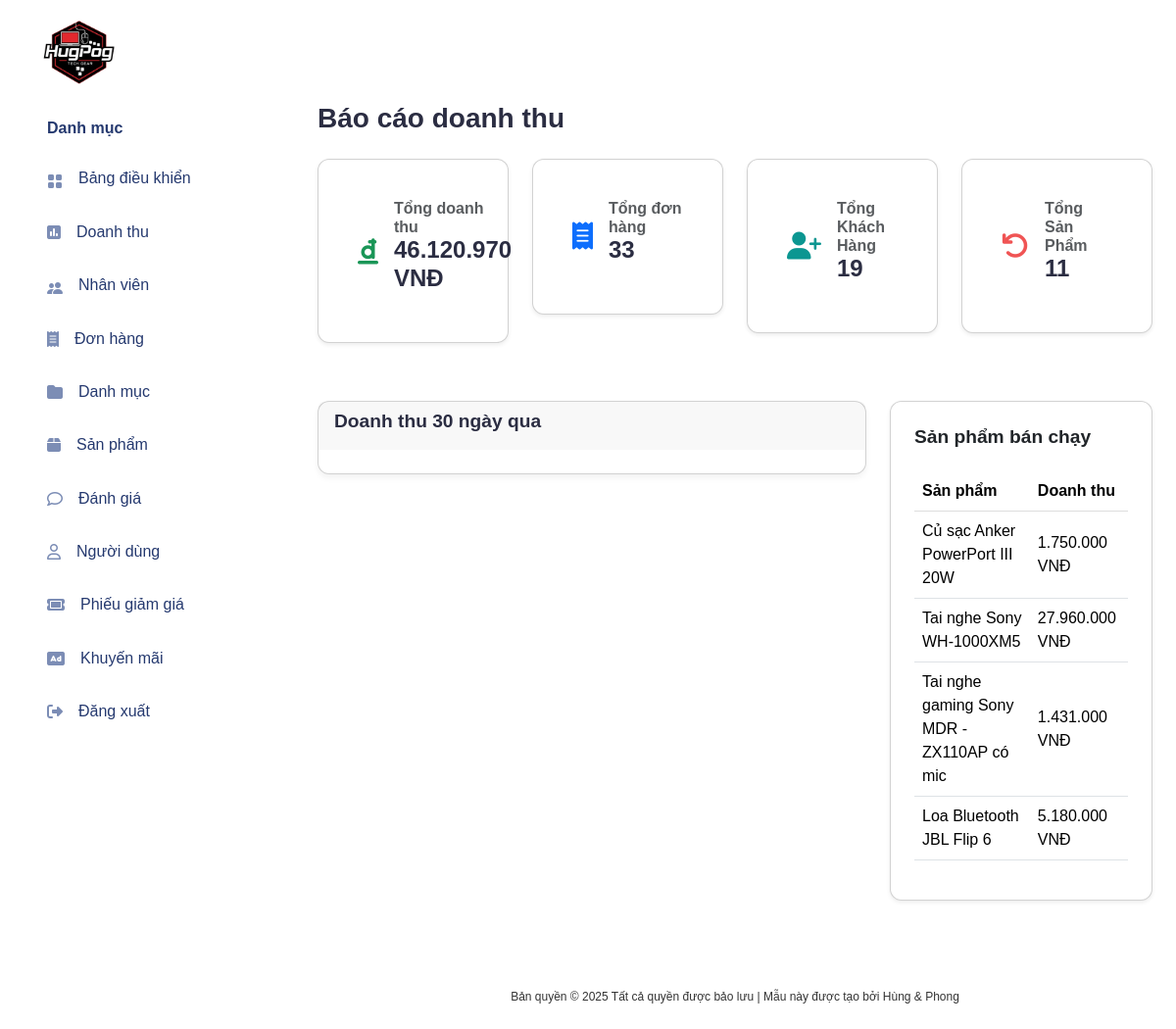
/public/admin/revenue_report.php (signed in), run on the app's committed database.
### tables this page shows
CREATE TABLE `products` (
  `id` int(11) NOT NULL,
  `category_id` int(11) DEFAULT NULL,
  `name` varchar(200) NOT NULL,
  `brand` varchar(100) DEFAULT NULL,
  `description` text DEFAULT NULL,
  `price` decimal(15,2) NOT NULL,
  `stock` int(11) NOT NULL DEFAULT 0,
  `image_url` varchar(255) DEFAULT NULL,
  `status` enum('active','inactive') DEFAULT 'active',
  `created_at` datetime DEFAULT current_timestamp()
);

### public/admin/revenue_report.php (called while the page is built, shortened)
<?php
$dashboardController = new DashboardController();
$data = $dashboardController->getDashboardData();
$total_revenue = $data['total_revenue'];
$total_orders = $data['total_orders'];
$total_users = $data['total_users'];
$total_products = $data['total_products'];
$top_products = $data['top_products'] ?? [];
include __DIR__ . '/../../view/admin/revenue_report.php';

### models/OrderModel.php (called while the page is built, shortened)
<?php
class OrderModel
{
    public function getTotalOrders()
    {
        $conn = db_connect();
        $sql = "SELECT COUNT(*) as total FROM orders";
        $result = $conn->query($sql);
        $row = $result->fetch_assoc();
        return $row ? $row['total'] : 0;
    }
    public function getTotalRevenueToday()
    {
        $conn = db_connect();
        $sql = "SELECT SUM(total_amount) as total FROM orders WHERE DATE(created_at) = CURDATE() AND status = 'Thành công'";
        $result = $conn->query($sql);
        $row = $result->fetch_assoc();
        return $row ? $row['total'] : 0;
    }
    public function getTotalRevenueMonth()
    {
        $conn = db_connect();
        $sql = "SELECT SUM(total_amount) as total FROM orders WHERE MONTH(created_at) = MONTH(CURDATE()) AND YEAR(created_at) = YEAR(CURDATE()) AND status = 'Thành công'";
        $result = $conn->query($sql);
        $row = $result->fetch_assoc();
        return $row ? $row['total'] : 0;
    }
    public function getTotalRevenueAll()
    {
        $conn = db_connect();
        $sql = "SELECT SUM(total_amount) AS total
                FROM orders
                WHERE status = 'Thành công'";
        $result = $conn->query($sql);
        $row = $result->fetch_assoc();
        return $row ? (float)$row['total'] : 0;
    }
    public function getRecentOrders($limit = 5)
    {
        $conn = db_connect();
        $sql = "SELECT o.id, u.full_name, o.total_amount, o.status, o.created_at
            FROM orders o
            JOIN users u ON o.user_id = u.id
            ORDER BY o.created_at DESC
            LIMIT ?";
        $stmt = $conn->prepare($sql);
        $stmt->bind_param("i", $limit);
        $stmt->execute();
        $result = $stmt->get_result();
        $orders = $result->fetch_all(MYSQLI_ASSOC);
        return $orders;
    }
}

### includes/controllers/DashboardController.php (called while the page is built, shortened)
<?php
class DashboardController
{
    private $orderModel;
    private $productModel;
    private $userModel;
    private $staffModel;
    public function __construct()
    {
        $this->orderModel = new OrderModel();
        $this->productModel = new ProductModel();
        $this->userModel = new UserModel();
        $this->staffModel = new StaffModel();
    }
    public function getDashboardData()
    {
        $total_revenue = $this->orderModel->getTotalRevenueAll();
        $total_orders = $this->orderModel->getTotalOrders();
        $total_products = $this->productModel->getTotalProducts();
        $total_users = $this->userModel->getTotalUsers();
        $total_staff = $this->staffModel->getTotalStaff();
        $total_revenue_today = $this->orderModel->getTotalRevenueToday();
        $total_revenue_month = $this->orderModel->getTotalRevenueMonth();
        $recent_orders = $this->orderModel->getRecentOrders(5);
        $recent_products = $this->productModel->getRecentProducts(5);
        $revenue_chart_data = $this->orderModel->getRevenueDataLast30Days();
        $top_products = $this->orderModel->getTopSellingProducts(4);
        return [
            'total_revenue' => $total_revenue,
            'total_orders' => $total_orders,
            'total_products' => $total_products,
            'total_users' => $total_users,
            'total_staff' => $total_staff,
            'total_revenue_today' => $total_revenue_today,
            'total_revenue_month' => $total_revenue_month,
            'recent_orders' => $recent_orders,
            'recent_products' => $recent_products,
            'revenue_chart_data' => $revenue_chart_data,
            'top_products' => $top_products,
        ];
    }
}

### models/ProductModel.php (called while the page is built, shortened)
<?php
class ProductModel
{
    public function getTotalProducts()
    {
        $conn = db_connect();
        $query = "SELECT COUNT(*) as total FROM products";
        try {
            $result = $conn->query($query);
            $row = $result->fetch_assoc();
            $total = $row['total'] ?? 0;
            return (int)$total;
        } catch (\Exception $e) {
            error_log("Lỗi lấy tổng số sản phẩm: " . $e->getMessage());
            return 0;
        } finally {
            if (isset($conn)) {
                $conn->close();
            }
        }
    }
    public function getRecentProducts($limit = 5)
    {
        $conn = db_connect();
        $sql = "SELECT p.*, c.name AS category_name,
                   pd.discount_percent,
                   (p.price * (1 - pd.discount_percent / 100)) as discounted_price
            FROM products p
            LEFT JOIN categories c ON p.category_id = c.id
            LEFT JOIN product_discounts pd ON p.id = pd.product_id AND CURDATE() BETWEEN pd.start_date AND pd.end_date
            WHERE p.status = 'active'
            ORDER BY p.created_at DESC
            LIMIT ?";
        $stmt = $conn->prepare($sql);
        $stmt->bind_param('i', $limit);
        $stmt->execute();
        $result = $stmt->get_result();
        $products = $result->fetch_all(MYSQLI_ASSOC);
        return $products;
    }
}

### models/UserModel.php (called while the page is built, shortened)
<?php
class UserModel
{
    public function getTotalUsers()
    {
        $conn = db_connect();
        $sql = "SELECT COUNT(*) as total FROM users WHERE status = 'active'";
        $result = $conn->query($sql);
        $row = $result->fetch_assoc();
        return $row ? $row['total'] : 0;
    }
}

### models/StaffModel.php (called while the page is built, shortened)
<?php
class StaffModel
{
    public function getTotalStaff()
    {
        $conn = db_connect();
        $sql = "SELECT COUNT(*) as total FROM staff_accounts WHERE role != 'admin' AND status = 'active'";
        $result = $conn->query($sql);
        $row = $result->fetch_assoc();
        return $row ? $row['total'] : 0;
    }
}

### view/admin/revenue_report.php (the view, shortened to what this page needs)
<?php
function formatCurrencyVN($amount)
{
    return number_format($amount, 0, ',', '.') . ' VNĐ';
}
?>
<!DOCTYPE html>
<html lang="vi">
<head>
    <link href="https://cdn.jsdelivr.net/npm/bootstrap@5.3.2/dist/css/bootstrap.min.css" rel="stylesheet">
    <link href="https://cdn.jsdelivr.net/npm/bootstrap-icons@1.11.1/font/bootstrap-icons.css" rel="stylesheet">
    <link href="https://cdnjs.cloudflare.com/ajax/libs/font-awesome/6.4.2/css/all.min.css" rel="stylesheet">
    <link rel="stylesheet" href="<?php echo BASE_URL; ?>public/css/style.css">
    <link rel="stylesheet" href="<?php echo BASE_URL; ?>public/css/app.css">
</head>
<body>
    <?php include __DIR__ . '../../layout/sidebar.php'; ?>
    <div id="main" class="p-4">
        <div class="page-heading mb-4">
            <h3>Báo cáo doanh thu</h3>
        </div>
        <div class="page-content">
            <div class="row">
                <div class="col-lg-3 col-md-6 mb-4">
                    <div class="card p-3 shadow-sm">
                        <div class="card-body">
                            <div class="d-flex align-items-center">
                                <i class="fa-solid fa-dong-sign text-success fs-3 me-3"></i>
                                <div>
                                    <h6 class="mb-0 text-muted">Tổng doanh thu</h6>
                                    <h4 class="fw-bold"><?php echo formatCurrencyVN($total_revenue); ?></h4>
                                </div>
                            </div>
                        </div>
                    </div>
                </div>
                <div class="col-lg-3 col-md-6 mb-4">
                    <div class="card p-3 shadow-sm">
                        <div class="card-body">
                            <div class="d-flex align-items-center">
                                <i class="fa-solid fa-receipt text-primary fs-3 me-3"></i>
                                <div>
                                    <h6 class="mb-0 text-muted">Tổng đơn hàng</h6>
                                    <h4 class="fw-bold"><?php echo number_format($total_orders); ?></h4>
                                </div>
                            </div>
                        </div>
                    </div>
                </div>
                <div class="col-lg-3 col-md-6 mb-4">
                    <div class="card p-3 shadow-sm">
                        <div class="card-body">
                            <div class="d-flex align-items-center">
                                <i class="fa-solid fa-user-plus text-info fs-3 me-3"></i>
                                <div>
                                    <h6 class="mb-0 text-muted">Tổng Khách Hàng</h6>
                                    <h4 class="fw-bold"><?= number_format($total_users) ?></h4>
                                </div>
                            </div>
                        </div>
                    </div>
                </div>
                <div class="col-lg-3 col-md-6 mb-4">
                    <div class="card p-3 shadow-sm">
                        <div class="card-body">
                            <div class="d-flex align-items-center">
                                <i class="fa-solid fa-undo text-danger fs-3 me-3"></i>
                                <div>
                                    <h6 class="mb-0 text-muted">Tổng Sản Phẩm</h6>
                                    <h4 class="fw-bold"><?= number_format($total_products) ?></h4>
                                </div>
                            </div>
                        </div>
                    </div>
                </div>
            </div>
            <div class="row">
                <div class="col-lg-8 mb-4">
                    <div class="col-12">
                        <div class="card">
                            <div class="card-header">
                                <h4>Doanh thu 30 ngày qua</h4>
                            </div>
                            <div class="card-body">
                            </div>
                        </div>
                    </div>
                </div>
                <div class="col-lg-4 mb-4">
                    <div class="card shadow-sm">
                        <div class="card-body">
                            <h4 class="card-title mb-4">Sản phẩm bán chạy</h4>
                            <div class="table-responsive">
                                <table class="table table-hover">
                                    <thead>
                                        <tr>
                                            <th>Sản phẩm</th>
                                            <th>Doanh thu</th>
                                        </tr>
                                    </thead>
                                    <tbody>
                                        <?php if (!empty($top_products)): ?>
                                            <?php foreach ($top_products as $product): ?>
                                                <tr>
                                                    <td><?php echo htmlspecialchars($product['product_name']); ?></td>
                                                    <td><?php echo formatCurrencyVN($product['total_revenue']); ?></td>
                                                </tr>
                                            <?php endforeach; ?>
                                        <?php else: ?>
                                            <tr>
                                                <td colspan="2" class="text-center text-muted">Chưa có dữ liệu sản phẩm bán chạy.</td>
                                            </tr>
                                        <?php endif; ?>
                                    </tbody>
                                </table>
                            </div>
                        </div>
                    </div>
                </div>
            </div>
            <div class="py-6 px-6 text-center">
                <span class="copyright">
                    Bản quyền &copy;
                    Tất cả quyền được bảo lưu | Mẫu này được tạo bởi Hùng & Phong
                </span>
            </div>
        </div>
    </div>
</body>
</html>

### public/css/style.css (style rules this page uses)
body { font-family: "Montserrat", sans-serif; font-weight: 400; color: #333; }
h1, h2, h3, h4, h5, h6 { color: #2b2d42; font-weight: 700; margin: 0 0 10px; }
.copyright { margin-top: 30px; display: block; font-size: 12px; }
.card { border-radius: 12px; box-shadow: 0 4px 6px rgba(0, 0, 0, 0.05); }
.table-responsive { overflow-x: auto; }
.text-info { color: #0b9691 !important; }
.text-success { color: #1a9657 !important; }
.text-danger { color: #f05454 !important; }

### public/css/app.css (style rules this page uses)
.card { margin-bottom:2.2rem;border:none }
.card .card-header { border:none }
.card .card-header h4 { font-size:1.2rem;font-weight:700 }
.card .card-header~.card-body { padding-top:0 }
.card .card-title { font-size:1.2rem }
.card .card-body { padding:1.5rem }
.dataTable-table td,.dataTable-table thead th,.table td,.table thead th { vertical-align:middle }
.dataTable-table:not(.table-borderless) thead th,.table:not(.table-borderless) thead th { border-bottom:1px solid #dedede!important }
#main { margin-left:300px;padding:2rem }
.page-heading { margin:0 0 2rem }
.page-heading h3 { font-weight:700 }

### data on the page
products: name "Củ sạc Anker PowerPort III 20W", total_revenue "1.750.000 VNĐ"
products: name "Tai nghe Sony WH-1000XM5", total_revenue "27.960.000 VNĐ"
products: name "Tai nghe gaming Sony MDR - ZX110AP có mic", total_revenue "1.431.000 VNĐ"
products: name "Loa Bluetooth JBL Flip 6", total_revenue "5.180.000 VNĐ"

### other printed values
formatCurrencyVN($total_revenue) "46.120.970 VNĐ"
$total_orders "33"
$total_users "19"
$total_products "11"
